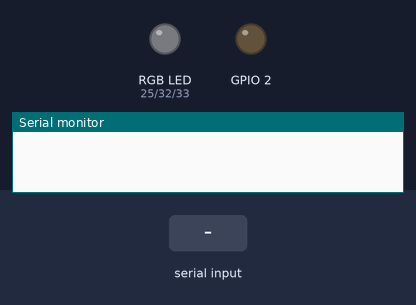
The sketch below on a simulated ESP32. Parts: an RGB LED mixed from three pins (HIGH = lit), output pins drawn as LEDs (lit = HIGH), the last lines printed to the serial monitor. The test bench sets the inputs (shaded band). Dim RGB values are drawn brighter than linear; WiFi joins after 1.5 s; servers stay silent unless stated.

Above: at 0.1 s.
At 2.7 s:
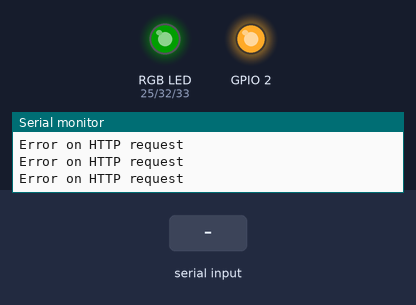
2.8 s: "90,45\n" received over the second serial link
At 3.01 s:
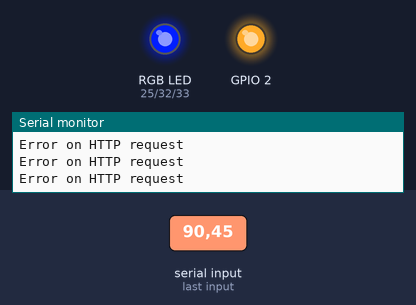
Timing chart, 0 to 5.8 s (numbered marks = the images above; inputs shaded):
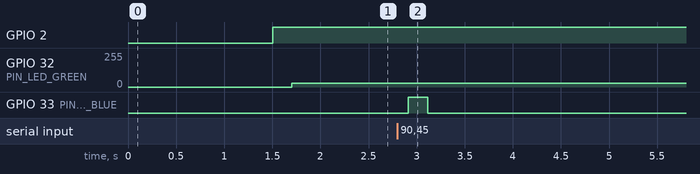

Measured:
- after the input at 2.8 s, GPIO 33 (PIN_LED_BLUE): LOW → HIGH after 0.11 s, → LOW 0.20 s later

The sketch:

SACO2019_main.ino
```cpp
/*
  Abstraction
  ----------
  This is the operating system of the ship life activity "Monyu"(Monyu-OS).
  Monyu-OS receives plasma temperature sent from NOAA API.
  A system that changes the color of Monyu depending on the degree of danger.
  Monyu changes color, it informs staff working onboard and offboard about the degree of danger.

  Development enviroment
  ----------
  OS
    macOS Mojave 10.14.6

  IDE
    ArduinoIDE 1.8.8

  MCU
    ESP32s

  Tactile sensor
    Shokkakupod, Touchence


  Team
  ----------
  ESP4589, Osaka, Japan


  Developer
  ----------
  Shunya TANAKA
  Takuro MIKAMI

  @International NASA Space Apps Challenge 2019

*/

/* ========== Include files ========== */
#include <iostream>
#include <string>
#include <WiFiClient.h>
#include <WiFiClientSecure.h>
#include <WiFi.h>
#include <PubSubClient.h>
#include <HTTPClient.h>
#include <ArduinoJson.h>


/* ========== Define address pinassign ========== */
#define ID_TOUCH_SENSE 0x6d
#define PIN_LED_RED 25
#define PIN_LED_GREEN 32
#define PIN_LED_BLUE 33

/* ========== Define address NOAA ========== */
const String endpoint = "https://services.swpc.noaa.gov/products/solar-wind/plasma-5-minute.json";

/* ========== Define string value for json ========== */
StaticJsonDocument<200> doc;

/* ========== Setting Wifi========== */
WiFiClient httpsClient;
PubSubClient mqttClient(httpsClient);
// SSID & Pass
const char* ssid = "SACO2019_Monyu";
const char* password = "asdf1234";


void setup() {

  // Set Timer to use led for pwm contorl
  ledcSetup(0, 12800, 8);
  ledcAttachPin(PIN_LED_BLUE, 0);

  ledcSetup(1, 12800, 8);
  ledcAttachPin(PIN_LED_GREEN, 1);

  ledcSetup(2, 12800, 8);
  ledcAttachPin(PIN_LED_RED, 2);


  // On board LED
  pinMode(2, OUTPUT);

  // MCU to tactile sensor
  Serial2.begin(57600);

  // MCU to PC
  Serial.begin(115200);

  //WiFiの設定
  WiFi.begin(ssid, password);  //  Wi-Fi APに接続 ----A
  while (WiFi.status() != WL_CONNECTED) {  //  Wi-Fi AP接続待ち
    delay(500);
    Serial.print(".");
  }
  Serial.print("WiFi connected\r\nIP address: ");
  Serial.println(WiFi.localIP());

}

void loop() {

  // To handle brigtness led
  int _brightness_led[4] = { 0 };

  // To use plasma temprature
  int temp = 0;


  if ((WiFi.status() == WL_CONNECTED)) {

    digitalWrite(2, HIGH);

    HTTPClient http;

    http.begin(endpoint); //URLを指定
    int httpCode = http.GET();  //GETリクエストを送信

    if (httpCode > 0) { //返答がある場合

      String payload = http.getString();  //返答（JSON形式）を取得
      Serial.print(payload);
      Serial.printf("\n");


      // pick up data
      // 不要な部分を削除, これを行わないときちんとデータが取り出せない(ESPのバッファエラー？)
      payload.remove(0, 186);
      Serial.print(payload);

      // 10文字目から5文字分を取り出す.
      String sent = payload.substring(10, 5);


      temp = sent.toInt();
      Serial.printf("temprature=%d", temp);
      Serial.print("\n");


    }

    else {
      Serial.println("Error on HTTP request");
    }

    http.end(); //Free the resources
  } else {
    digitalWrite(2, LOW);
  }

  // delay(500);   //30秒おきに更新


  /* ========== Serial communication from MCU to tactile sensor ========== */

  // Write to tactile sensor
  Serial2.write(ID_TOUCH_SENSE);

  // Wait To Sampling
  delayMicroseconds(1260);

  // Receive data from tactile sensor
  if (0 < Serial2.available())
  {
    // Define receive data (uint8_t)
    uint8_t _r_data_char[10] = { 0 };

    // Receive data
    for (int i = 0; i < 8; i++)_r_data_char[i] = Serial2.read();

    // DEBUG
    //Serial.printf("------------------------------\n");
    //Serial.printf("[DEBUG]: Receive Data(char)\n");
    //for(int i = 0; i < 8; i++)Serial.printf("[%d] = %d, ", i, _r_data_char[i]);
    //Serial.print("\n");

    // Define receive data(int)
    unsigned int _r_data_int[4] = {0};

    // Convert "char" to "int"
    _r_data_int[0] = _r_data_char[0] << 8 | _r_data_char[1];
    _r_data_int[1] = _r_data_char[2] << 8 | _r_data_char[3];
    _r_data_int[2] = _r_data_char[4] << 8 | _r_data_char[5];
    _r_data_int[3] = _r_data_char[6] << 8 | _r_data_char[7];

    // DEBUG
    // Serial.printf("------------------------------\n");
    // Serial.printf("[DEBUG]: Converted Data(int)\n");
    // for (int i = 0; i < 4; i++)Serial.printf("[%d] = %d, ", i, _r_data_int[i]);
    // Serial.print("\n");

    // Convert to tactile distance
    double _tactile_distance[4] = { 0 };
    _tactile_distance[0] = _r_data_int[0] / 100.0 * 6.0;
    _tactile_distance[1] = _r_data_int[1] / 100.0 * 6.0;
    _tactile_distance[2] = _r_data_int[2] / 100.0 * 6.0;
    _tactile_distance[3] = _r_data_int[3] / 100.0 * 6.0;

    // DEBUG
    //Serial.printf("------------------------------\n");
    //Serial.printf("[DEBUG]: Tactile distance(float)\n");
    //for (int i = 0; i < 4; i++)Serial.printf("[%d] = %0.2f[mm], ", i, _tactile_distance[i]);
    //Serial.print("\n");

    // Normalization
    _brightness_led[0] = map(_tactile_distance[0], 0, 6.0, 0, 255);
    _brightness_led[1] = map(_tactile_distance[1], 0, 6.0, 0, 255);
    _brightness_led[2] = map(_tactile_distance[2], 0, 6.0, 0, 255);
    _brightness_led[3] = map(_tactile_distance[3], 0, 6.0, 0, 255);

    //_brightness_led[0] = map(temp, 50000, 85000, 0, 255);
    //_brightness_led[1] = map(temp, 50000, 85000, 0, 255);
    //_brightness_led[2] = map(temp, 50000, 85000, 0, 255);
    //_brightness_led[3] = map(temp, 50000, 85000, 0, 255);


  }


  if (60000 <= temp) {
    // Control led
    ledcWrite(0, 0);   // Blue
    ledcWrite(1, 20 + _brightness_led[0]);   // Green
    ledcWrite(2, 255 + _brightness_led[1]);   // Red

  } else if (50000 <= temp && temp <= 59999) {

    // Control led
    ledcWrite(0, 255 + _brightness_led[2]);
    ledcWrite(1, 30 + _brightness_led[3]);
    ledcWrite(2, 0);

  } else {
    ledcWrite(0, _brightness_led[2]);
    ledcWrite(1, 30);
    ledcWrite(2,  0);
  }


}
```
